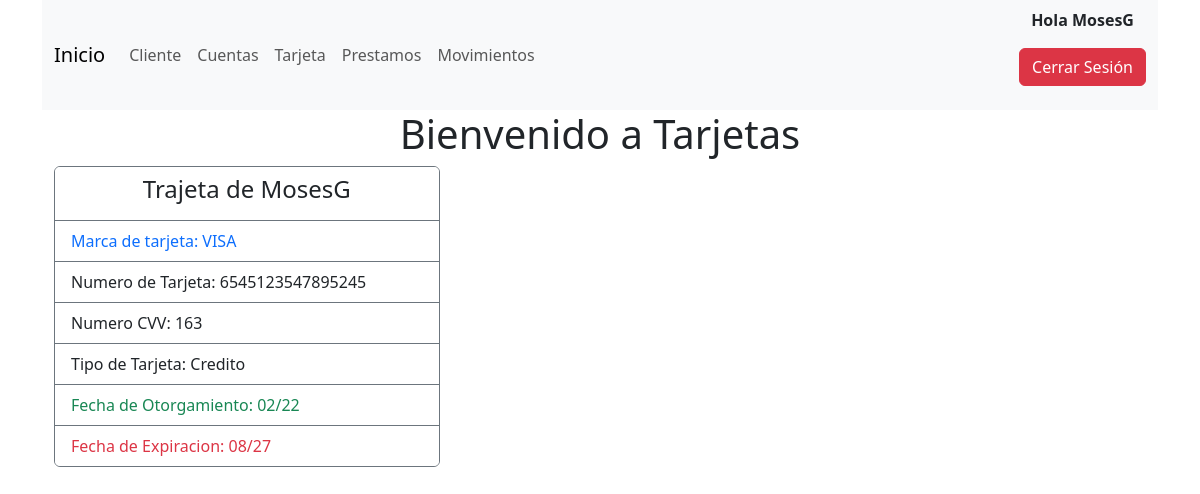
The page /tarjetas/ (signed in) on the database its author committed.
### Login/models.py (models this page shows)
class CustomUser(AbstractUser):
    customer_DNI_id = models.CharField(null=True, blank=True, max_length=10)

### Tarjetas/models.py (models this page shows)
class Tarjeta(models.Model):
    numero = models.AutoField(primary_key=True, blank=True, null=False)
    cvv = models.IntegerField(unique=True, blank=True, null=True)
    fecha_de_otorgamiento = models.IntegerField(blank=True, null=True)
    fecha_de_expiracion = models.IntegerField(blank=True, null=True)
    tipo_tarjeta = models.IntegerField(blank=True, null=True)
    tarjeta = models.ForeignKey("MarcaTarjeta", on_delete=models.CASCADE)
    customer = models.ForeignKey("Clientes.cliente", on_delete=models.CASCADE)
    class Meta:
        managed = False
        db_table = 'tarjeta'

### Tarjetas/views.py (the view)
# urls.py: path('tarjetas/',Tarjetas, name = 'tarjetas'),
@login_required
def Tarjetas(request):
    tarjetas = Tarjeta.objects.all()
    cliente = Cliente
    return render(request,'tarjetas.html',{'tarjetas':tarjetas,'cliente':cliente})

### Tarjetas/templates/tarjetas.html (shortened to what this page needs)
{% extends 'home.html'%}
{% block h1%}Tarjetas{% endblock %}
{% block content%}
<main class="container pt-2">
    <article class=" row row-cols-1 row-cols-md-2 g-4  col-9 listado pt-2">
        {% if user.cliente.customer_name == user.first_name %}
        {%for tarjeta in tarjetas%}
        {% if tarjeta.customer_id == user.cliente.customer_id %}
        <section class="col-5 mt-2 mb-4">
            <section class="card border-secondary ">
            <ul class="list-group list-group-flush" >
                <li class="list-group-item border-secondary text-center"><h4>Trajeta de {{user.username}} </h4></li>
                {% if tarjeta.tarjeta_id == 1%}
                    <li class="list-group-item border-secondary text-primary">Marca de tarjeta: VISA</li>
                {% elif tarjeta.tarjeta_id == 2%}
                    <li class="list-group-item border-secondary text-danger">Marca de tarjeta: MASTER</li>
                {% else %}
                    <li class="list-group-item border-secondary text-warning">Marca de tarjeta: AMEX</li>
                {% endif %}
                <li class="list-group-item border-secondary text-dark">Numero de Tarjeta: {{tarjeta.numero}}</li>
                <li class="list-group-item border-secondary text-dark">Numero CVV: {{tarjeta.cvv}}</li>
                <li class="list-group-item border-secondary text-dark">Tipo de Tarjeta: {{tarjeta.tipo_tarjeta}}</li>
                <li class="list-group-item border-secondary text-success">Fecha de Otorgamiento: {{tarjeta.fecha_de_otorgamiento}}</li>
                <li class="list-group-item border-secondary text-danger ">Fecha de Expiracion: {{tarjeta.fecha_de_expiracion}}</li>
            </ul>
        </section>
    </section>
            {% endif %}
        {% endfor %}
        {% else %}
                        <li class="list-group-item border-secondary text-danger">El Usuario <strong>{{user.username}}</strong> No tiene Trajetas registradas</li>
                    {% endif %}
    </article>
</main>
{%endblock%}

### Login/templates/home.html (shortened to what this page needs)
<!DOCTYPE html>
<html lang="es">
<head>
    <link href="https://cdn.jsdelivr.net/npm/bootstrap@5.3.2/dist/css/bootstrap.min.css" rel="stylesheet"
>
</head>
<body>
    <main class="container">
        <nav class="navbar navbar-expand-lg bg-body-tertiary">
            <div class="container-fluid">
                <a class="navbar-brand" href="{% url 'home' %}">Inicio</a>
                <div class="collapse navbar-collapse" id="navbarNav">
                    <ul class="navbar-nav">
                        <li class="nav-item">
                            <a class="nav-link" aria-current="page" href="{% url 'Cliente' %}">Cliente</a>
                        </li>
                        <li class="nav-item ">
                            <a class="nav-link" href="{% url 'Cuentas' %}">Cuentas</a>
                        </li>
                        <li class="nav-item">
                            <a class="nav-link" href="{% url 'tarjetas' %}">Tarjeta</a>
                        </li>
                        <li class="nav-item ">
                            <a class="nav-link" href="{% url 'Prestamos' %}">Prestamos</a>
                        </li>
                        <li class="nav-item ">
                            <a class="nav-link" href="{% url 'Movimientos' %}">Movimientos</a>
                        </li>
                    </ul>
                </div>
        <ul class="justify-content-end ">
        {% if user.is_authenticated %}
        <p class="text-center"><b> Hola {{user.username }}</b></p>
            <a class="btn btn-danger" role="button" href="{% url 'logout' %}">Cerrar Sesión</a>
            {% else %}
            <a class="btn btn-primary " role="button"  href="{% url 'login' %}">Iniciar Sesión</a>
            <a class="btn btn-secondary" role="button" href="{% url 'register'%}">Registrar</a>
            {% endif %}
        </ul>
    </div>
    </nav>
    {% if user.is_authenticated %}
    <h1 class="text-center">Bienvenido a {% block h1%}HomeBanking{% endblock %}</h1>
    {% endif %}
        {% block content%}
        {%endblock%}
</body>
</html>

### rows shown on the page
CustomUser: username "MosesG"
Tarjeta: shows "Marca de tarjeta: VISA", numero "6545123547895245", cvv "163", tipo_tarjeta "Credito", fecha_de_otorgamiento "02/22", fecha_de_expiracion "08/27"
